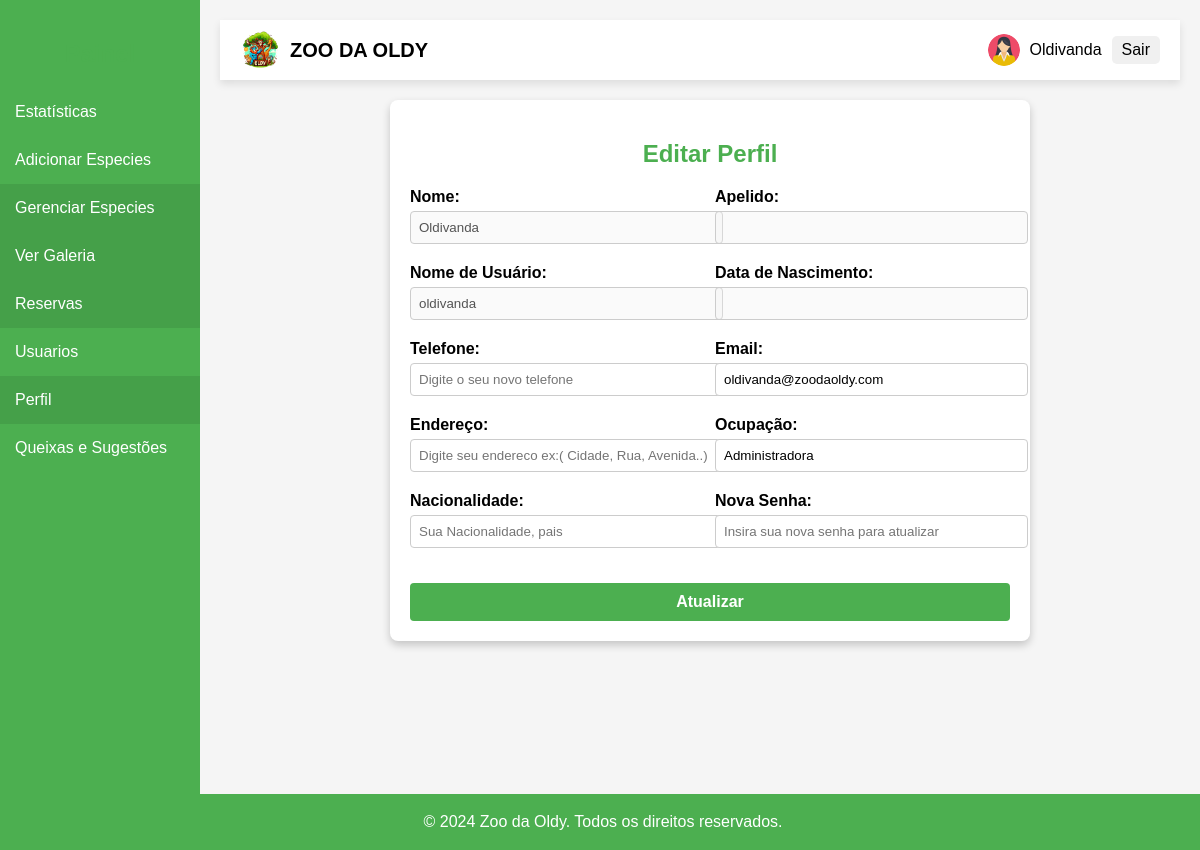
The page /admin/painel.php?page=perfil (signed in) on the database its author committed.
### tables this page shows
CREATE TABLE `usuarios` (
  `id` int(11) NOT NULL,
  `username` varchar(50) NOT NULL,
  `password` varchar(255) NOT NULL,
  `nivel_id` int(11) NOT NULL,
  `nome` varchar(100) NOT NULL,
  `apelido` varchar(100) DEFAULT NULL,
  `sexo` enum('M','F','Outro') NOT NULL,
  `endereco` varchar(255) DEFAULT NULL,
  `nacionalidade` varchar(100) DEFAULT NULL,
  `telefone` varchar(15) DEFAULT NULL,
  `data_nascimento` date DEFAULT NULL,
  `ocupacao` varchar(100) DEFAULT NULL,
  `email` varchar(100) DEFAULT NULL,
  `created_at` timestamp NOT NULL DEFAULT current_timestamp(),
  `reset_token` varchar(255) DEFAULT NULL
);

### admin/perfil.php (the view, shortened to what this page needs)
<?php
require '../db_conexao.php';
$user_id = $_SESSION['user_id'];
$stmt = $conn->prepare("SELECT nome, apelido, username, data_nascimento, email, telefone, endereco, ocupacao, nacionalidade FROM usuarios WHERE id = :id");
$stmt->execute(['id' => $user_id]);
$user = $stmt->fetch(PDO::FETCH_ASSOC);
?>
<!DOCTYPE html>
<html lang="pt-br">
<head>
</head>
<body>
    <div class="container">
        <h2>Editar Perfil</h2>
        <form id="form-perfil" method="POST">
            <div class="form-row">
                <div class="form-group" style="flex: 1;">
                    <label>Nome:</label>
                    <input type="text" value="<?php echo htmlspecialchars($user['nome']); ?>" disabled>
                </div>
                <div class="form-group" style="flex: 1;">
                    <label>Apelido:</label>
                    <input type="text" value="<?php echo htmlspecialchars($user['apelido']); ?>" disabled>
                </div>
            </div>
            <div class="form-row">
                <div class="form-group" style="flex: 1;">
                    <label>Nome de Usuário:</label>
                    <input type="text" value="<?php echo htmlspecialchars($user['username']); ?>" disabled>
                </div>
                <div class="form-group" style="flex: 1;">
                    <label>Data de Nascimento:</label>
                    <input type="text" value="<?php echo htmlspecialchars($user['data_nascimento']); ?>" disabled>
                </div>
            </div>
            <div class="form-row">
                <div class="form-group" style="flex: 1;">
                    <label>Telefone:</label>
                    <input type="text" name="telefone" value="<?php echo htmlspecialchars($user['telefone']); ?>" placeholder="Digite o seu novo telefone" required>
                </div>
                <div class="form-group" style="flex: 1;">
                    <label>Email:</label>
                    <input type="email" name="email" value="<?php echo htmlspecialchars($user['email']); ?>" placeholder="Digite seu novo email"  required>
                </div>
            </div>
            <div class="form-row">
                <div class="form-group" style="flex: 1;">
                    <label>Endereço:</label>
                    <input type="text" name="endereco" value="<?php echo htmlspecialchars($user['endereco']); ?>" placeholder="Digite seu endereco ex:( Cidade, Rua, Avenida..)" required>
                </div>
                <div class="form-group" style="flex: 1;">
                    <label>Ocupação:</label>
                    <input type="text" name="ocupacao" value="<?php echo htmlspecialchars($user['ocupacao']); ?>" placeholder="Insira sua ocupação (ex: emprego ou curso" required>
                </div>
            </div>
            <div class="form-row">
                <div class="form-group" style="flex: 1;">
                    <label>Nacionalidade:</label>
                    <input type="text" name="nacionalidade" value="<?php echo htmlspecialchars($user['nacionalidade']); ?>" placeholder="Sua Nacionalidade, pais" required>
                </div>
                <div class="form-group" style="flex: 1;">
                    <label>Nova Senha:</label>
                    <input type="password" placeholder="Insira sua nova senha para atualizar" name="senha">
                </div>
            </div>
            <button type="submit" class="btn-submit">Atualizar</button>
        </form>
    </div>
</body>
</html>

### admin/painel.php (shortened to what this page needs)
<?php
$host = 'localhost';
$db = 'zoo_da_oldy';
$user = 'root';
$pass = '';
$charset = 'utf8mb4';
$dsn = "mysql:host=$host;dbname=$db;charset=$charset";
$options = [
    PDO::ATTR_ERRMODE => PDO::ERRMODE_EXCEPTION,
    PDO::ATTR_DEFAULT_FETCH_MODE => PDO::FETCH_ASSOC,
    PDO::ATTR_EMULATE_PREPARES => false,
];
try {
    $pdo = new PDO($dsn, $user, $pass, $options);
} catch (\PDOException $e) {
    die("Erro na conexão com o banco de dados: " . $e->getMessage());
}
$user_id = $_SESSION['user_id'];
$stmt = $pdo->prepare("SELECT nome, sexo FROM usuarios WHERE id = :id");
$stmt->execute(['id' => $user_id]);
$user = $stmt->fetch();
$avatar = '';
if ($user['sexo'] == 'M') {
    $avatar = '../imagens/icones/homem.png';
} elseif ($user['sexo'] == 'F') {
    $avatar = '../imagens/icones/mulher.png';
} else {
    $avatar = '../imagens/icones/user.png';
}
$active_menu = isset($_GET['page']) ? $_GET['page'] : 'dashboard';
?>
<!DOCTYPE html>
<html lang="pt-br">
<head>
</head>
<body>
    <div class="top-bar">
        <div class="logo">
            <img src="../imagens/logo.png" alt="Logo Zoo da Oldy">
            <span style="font-weight: bold; font-size: 20px;">ZOO DA OLDY</span>
        </div>
        <div class="user-info">
            <img src="<?php echo $avatar; ?>" alt="Avatar" class="avatar">
            <span><?php echo htmlspecialchars($user['nome']); ?></span>
            <a href="logout.php" class="logout-btn">Sair</a>
        </div>
    </div>
    <div class="sidebar">
        <h2>Painel</h2>
        <ul>
            <li class="<?php echo $active_menu == 'dashboard' ? 'active' : ''; ?>"><a href="?page=estatistica">Estatísticas</a></li>
            <li class="<?php echo $active_menu == 'galeria' ? 'active' : ''; ?>"><a href="?page=adicionar_especie">Adicionar Especies</a></li>
            <li class="<?php echo $active_menu == 'perfil' ? 'active' : ''; ?>"><a href="?page=gerenciar_especies">Gerenciar Especies</a></li>
            <li class="<?php echo $active_menu == 'perfil' ? 'active' : ''; ?>"><a href="?page=galeria_especies">Ver Galeria</a></li>
            <li class="<?php echo $active_menu == 'perfil' ? 'active' : ''; ?>"><a href="?page=gerenciar_reservas">Reservas</a></li>
            <li class="<?php echo $active_menu == 'reserva' ? 'active' : ''; ?>"><a href="?page=gerir_usuarios">Usuarios</a></li>
            <li class="<?php echo $active_menu == 'perfil' ? 'active' : ''; ?>"><a href="?page=perfil">Perfil</a></li>
            <li class="<?php echo $active_menu == 'queixas' ? 'active' : ''; ?>"><a href="?page=gerenciar_reclamacoes">Queixas e Sugestões</a>
        </ul>
    </div>
    <div class="main-content">
        <?php
        $page = isset($_GET['page']) ? $_GET['page'] : 'dashboard';
        $page_file = "$page.php";
        if (file_exists($page_file)) {
            include $page_file;
        } else {
            echo "<p>Página não encontrada.</p>";
        }
        ?>
    </div>
    <footer>
        <p>© <span id="currentYear"></span> Zoo da Oldy. Todos os direitos reservados.</p>
    </footer>
</body>
</html>

### admin/painel.php (style rules this page uses)
.top-bar { display: flex; justify-content: space-between; align-items: center; padding: 10px 20px; background-color: #ffffff; box-shadow: 0px 4px 8px rgba(0, 0, 0, 0.1); z-index: 10; position: relative; margin-left: 200px; }
.top-bar .logo { display: flex; align-items: center; }
.top-bar .logo img { height: 40px; margin-right: 10px; }
.top-bar .user-info { display: flex; align-items: center; }
.top-bar .user-info .avatar { width: 32px; height: 32px; border-radius: 50%; margin-right: 10px; }
.top-bar .logout-btn { color: #000; text-decoration: none; padding: 5px 10px; background-color: #f0f0f0; border-radius: 5px; margin-left: 10px; }
.sidebar { width: 200px; background-color: #4CAF50; height: 100vh; position: fixed; top: 0; left: 0; padding-top: 20px; color: white; z-index: 1000; }
.sidebar h2 { text-align: center; }
.sidebar ul { list-style: none; padding: 0; }
.sidebar ul li { padding: 15px; }
.sidebar ul li a { color: white; text-decoration: none; display: block; }
.sidebar ul li.active { background-color: #45a049; }
.main-content { margin-left: 220px; padding: 20px; box-sizing: border-box; width: calc(100% - 220px); min-height: calc(100vh - 50px); padding-bottom: 40px; }
footer { background-color: #4CAF50; color: white; text-align: center; padding: 3px; position: fixed; bottom: 0; left: 0; width: 100%; z-index: 1000; }

### admin/perfil.php (style rules this page uses)
body { font-family: Arial, sans-serif; background-color: #f5f5f5; margin: 0; padding: 20px; }
.container { background-color: #ffffff; border-radius: 8px; box-shadow: 0 4px 8px rgba(0, 0, 0, 0.2); padding: 20px; max-width: 600px; width: 100%; margin: 0 auto; }
h2 { color: #4CAF50; text-align: center; margin-bottom: 20px; }
.form-group { display: flex; flex-direction: column; margin-bottom: 10px; }
.form-row { display: flex; gap: 10px; margin-bottom: 10px; }
label { font-weight: bold; margin-bottom: 5px; }
input[type="text"], input[type="email"], input[type="password"] { width: 100%; padding: 8px; border: 1px solid #ccc; border-radius: 4px; }
.btn-submit { background-color: #4CAF50; color: white; padding: 10px; border: none; border-radius: 4px; cursor: pointer; width: 100%; font-size: 16px; font-weight: bold; margin-top: 15px; transition: background-color 0.3s; }

### rows shown on the page
usuarios: nome "Oldivanda", username "oldivanda", email "oldivanda@zoodaoldy.com", ocupacao "Administradora"
